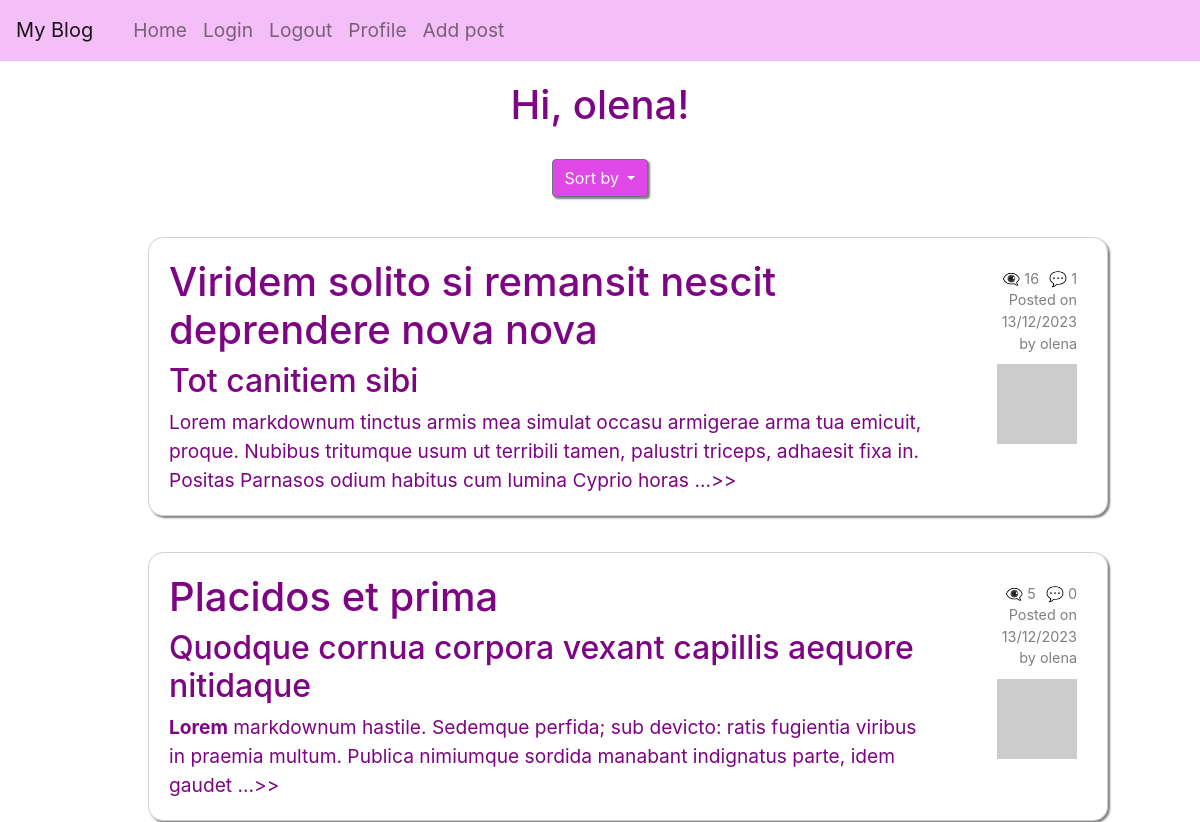
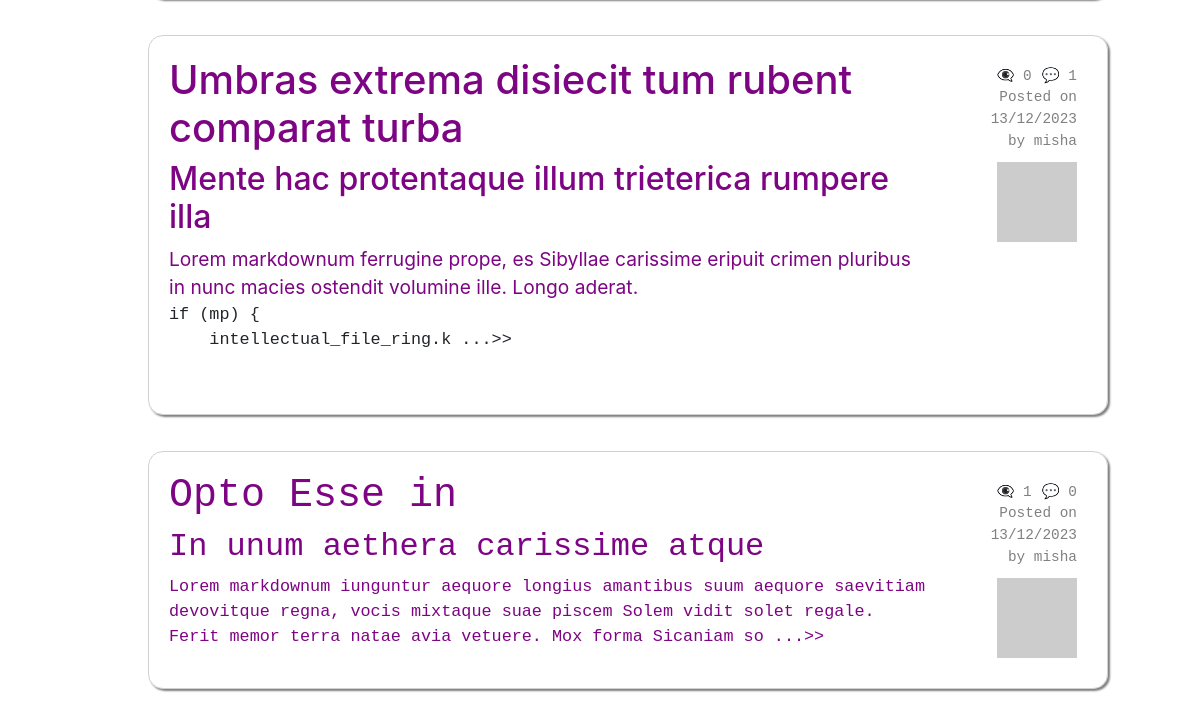
The app's page /home (signed in), older data (2 pictures, top to bottom).
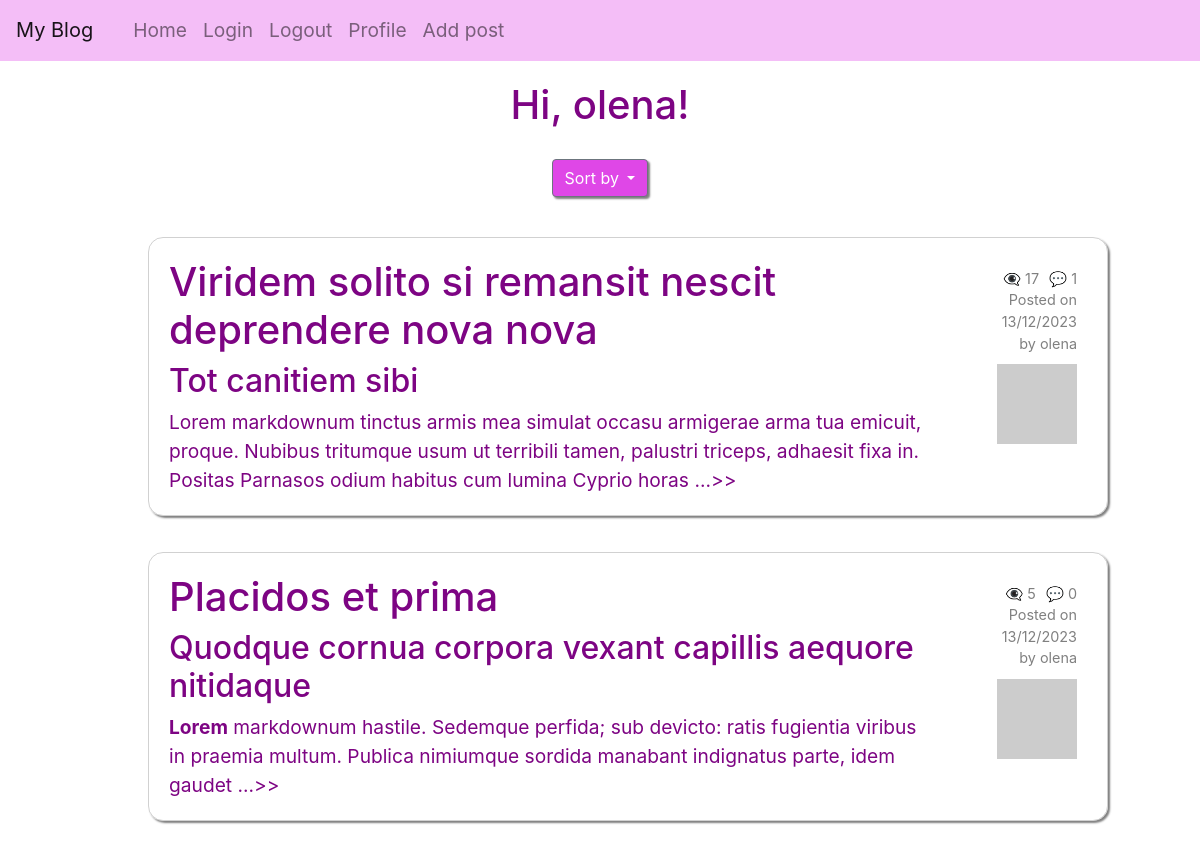
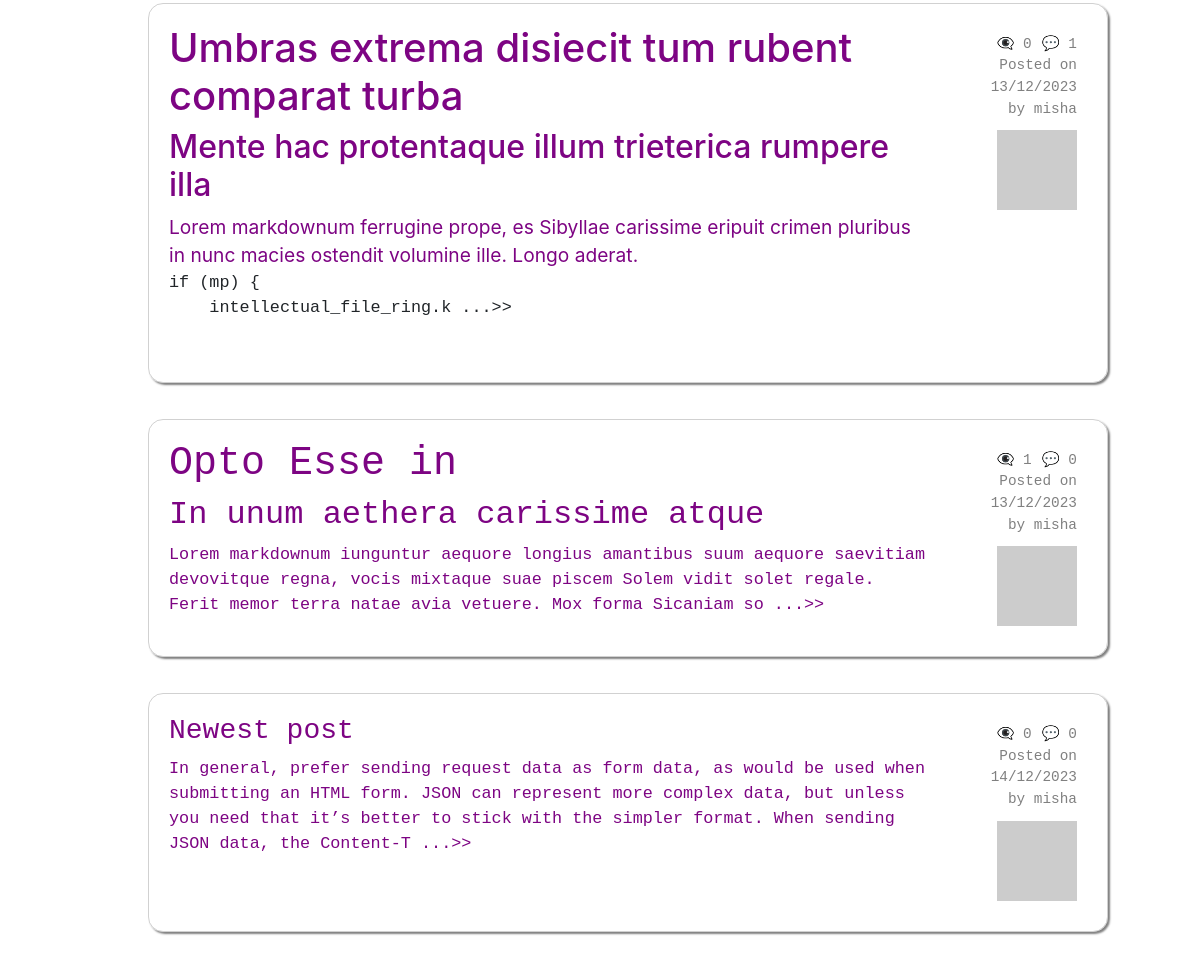
The same page, newer data (2 pictures, top to bottom).
### app/models/models.py (models this page shows, shortened)
class User(UserMixin, db.Model):
    __tablename__ = "user"
    id = db.Column(db.Integer, primary_key=True)
    username = db.Column(String(64), unique=True, nullable=False)
    email = db.Column(db.String(120), unique=True, nullable=False)
    isAdmin = db.Column(db.Boolean, nullable=False)
    password_hash = db.Column(String(256))
    profile_image = db.Column(String(256))
    info = db.Column(String(256))
    posts = db.relationship('Post', back_populates='user', cascade='all, delete-orphan')
    comments = db.relationship('Comment', back_populates='user', cascade='all, delete-orphan')
    @login.user_loader
    def load_user(id):
        return db.session.get(User, int(id))
    def get_avatar(self, size):
        digest = md5(self.email.lower().encode('utf-8')).hexdigest()
        self.profile_image = f'https://www.gravatar.com/avatar/{digest}?d=identicon&s={size}'
        return self.profile_image

class Post(db.Model):
    __tablename__ = "post"
    id = db.Column(db.Integer, primary_key=True)
    title = db.Column(String(250))
    title_html = db.Column(db.String(250))
    body = db.Column(String(2500))
    body_html = db.Column(db.String(2500))
    timestamp = db.Column(DateTime, default=func.now())
    user_id = db.Column(db.Integer, db.ForeignKey('user.id'), nullable=False)
    user = db.relationship('User', back_populates='posts')
    comments = db.relationship('Comment', back_populates='post', cascade='all, delete-orphan')
    views = db.Column(db.Integer, server_default=str(0))
    def get_comments_length(self):
        commments = Comment.query.filter_by(post_id=self.id).all()
        return len(commments)

### app/routes/routes.py (the view)
@app.route('/', methods=["GET", "POST"])
@app.route('/home', methods=["GET", "POST"])
@login_required
def index():
    posts = Post.query.all()
    form = DropdownForm()
    return render_template("index.html", posts=posts, form=form)

### app/templates/index.html (shortened to what this page needs)
{% extends "base.html" %}{% import "bootstrap/wtf.html" as wtf %} {% block
content %} {% if current_user.isAdmin %}
<div class="admin-view-link"><a href="/admin">Admin view</a></div>
<div class="extra">
    <h1 class="greeting">Hi, {{current_user.username }}!</h1>
</div>
{% else %}
<h1 class="greeting">Hi, {{current_user.username }}!</h1>
{% endif %} {% if posts %}
<div class="dropdown">
    <button
        class="btn btn-secondary dropdown-toggle"
        type="button"
        id="dropdownMenuButton"
        data-toggle="dropdown"
        aria-haspopup="true"
        aria-expanded="false"
    >
        Sort by
    </button>
</div>
{% for post in posts %}
<div class="posts">
    <ul>
        <a href="{{url_for('post', id=post.id)}}" class="post-link">
            <li class="post">
                <div class="avatar-comment">
                    <div>
                        {% if post.title_html %} {{post.title_html | safe}} {%
                        else %}
                        <h1>{{post.title}}</h1>
                        {% endif %} {{(post.body_html | safe)[0:250]}} ...>>
                    </div>
                </div>
                <div class="comments-date">
                    <div class="comments-views">
                        {% if not post.views%}
                        <p>👁️‍🗨️ 0</p>
                        {% else %}
                        <p>👁️‍🗨️ {{post.views}}</p>
                        {% endif %}
                        <p>💬 {{post.get_comments_length()}}</p>
                    </div>
                    <p>Posted on</p>
                    <p>{{post.timestamp.strftime('%d/%m/%Y')}}</p>
                    by {{post.user.username}}
                    <a href="{{url_for('user', username=post.user.username)}}">
                        <img src="{{ post.user.get_avatar(64) }}"
                    /></a>
                </div></li
        ></a>
    </ul>
</div>
{% endfor %} {% else %}
<h4 class="greeting">No posts yet</h4>
<h4 class="greeting">Be the first to create a post</h4>
{% endif %} {% endblock %}

### app/templates/base.html (shortened to what this page needs)
<html>
    <head>
        <link
            rel="stylesheet"
            href="https://maxcdn.bootstrapcdn.com/bootstrap/4.0.0-beta.3/css/bootstrap.min.css"
        />
        <link rel="stylesheet" href="../static/style.css" />
    </head>
    <body>
        <nav class="navbar navbar-expand-lg navbar-light">
            <a class="navbar-brand" href="{{url_for('index')}}">My Blog</a>
            <div class="collapse navbar-collapse" id="navbarSupportedContent">
                <ul class="navbar-nav mr-auto">
                    <li class="nav-item">
                        <a class="nav-link" href="{{url_for('index')}}">Home</a>
                    </li>
                    <li class="nav-item">
                        <a class="nav-link" href="{{url_for('login')}}"
                            >Login</a
                        >
                    </li>
                    <li class="nav-item">
                        <a class="nav-link" href="{{url_for('logout')}}"
                            >Logout</a
                        >
                    </li>
                    <li class="nav-item">
                        <a
                            class="nav-link"
                            href="{{url_for('user', username=current_user.username)}}"
                            >Profile</a
                        >
                    </li>
                    <li class="nav-item">
                        <a
                            class="nav-link"
                            href="{{url_for('user', username=current_user.username)}}"
                            >Add post</a
                        >
                    </li>
                </ul>
            </div>
        </nav>
         {% block content %}{% endblock %}
    </body>
</html>

### app/static/style.css (style rules this page uses)
* { margin: 0; box-sizing: border-box; }
html { scroll-behavior: smooth; }
a { cursor: pointer; text-decoration: none; color: rgb(223, 71, 231); }
button, .btn { cursor: pointer; }
.btn { float: right; background: rgb(223, 71, 231); color: white; box-shadow: 2px 2px 2px grey; }
ul { list-style-type: none; margin-left: 1rem; font-size: larger; }
.navbar { background: rgba(223, 71, 231, 0.35); }
.greeting { text-align: center; color: rgb(125, 4, 131); margin: 20px 0; }
.posts { display: flex; flex-direction: column; align-items: center; }
.post { margin: 10px; border: 1px solid rgba(128, 128, 128, 0.364); border-radius: 15px; padding: 20px; box-shadow: 2px 2px 2px grey; width: 80vw; display: grid; grid-template-columns: 5fr 1fr; grid-template-rows: 1fr; }
.comments-date, .comments-date a { display: flex; flex-direction: column; font-size: 0.9rem; align-items: flex-end; justify-content: flex-start; color: grey; padding: 5px; }
.comments-views { display: flex; flex-direction: row; font-size: 0.9rem; justify-content: center; gap: 10px; }
.avatar-comment { display: flex; gap: 20px; align-items: center; color: rgb(125, 4, 131); }
.avatar-comment p { margin: 0; }
.comments-date p { display: flex; flex-direction: column; align-items: flex-end; margin: 0px; }
.dropdown { display: flex; justify-content: center; margin: 30px 0; }

Row changes from the older to the newer data that the page shows:
changed Post "Viridem solito si remansit nescit deprendere nova nova": views "16" → "17"
added Post: title_html "Newest post", body_html "In general, prefer sending request data as form data, as would be used when submitting an HTML form. JSON can represent more complex data, but unless you need that it’s better to stick with the simpler format. When sending JSON data, the Content-T", shows "👁️‍🗨️ 0", get_comments_length "0", timestamp "14/12/2023", user.username "misha"
